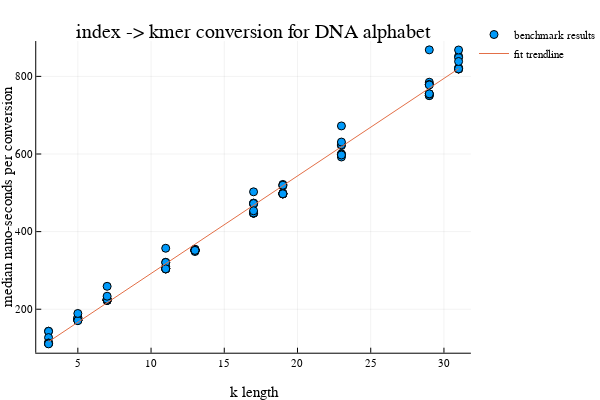

This figure's notebook cell:
### Code cell
xs = Float64[]
ys = Float64[]
subsampling_size = 10
for (k, result) in zip(ks, results)
    for time in rand(result.times, subsampling_size)
        push!(xs, k)
        push!(ys, time)
    end
end

p = StatsPlots.scatter(
    xs,
    ys,
    title = "index -> kmer conversion for DNA alphabet",
    ylabel="median nano-seconds per conversion",
    xlabel="k length",
    label="benchmark results",
    legend=:outertopright
)

linear_model = GLM.lm(GLM.@formula(y ~ x), DataFrames.DataFrame(x = xs, y = ys))
fit_xs = collect(minimum(xs):maximum(xs))
fit_ys = map(x -> GLM.coef(linear_model)[1] + GLM.coef(linear_model)[2] * x, fit_xs)

StatsPlots.plot!(p, 
    fit_xs,
    fit_ys,
    label="fit trendline"
)

### Figure 1 — Plotly figure (JSON) as saved in the notebook; plotly's stock layout.template omitted (floating-point values rounded to 4 significant figures)
{"data": [{"colorbar": {"title": ""}, "legendgroup": "benchmark results", "marker": {"color": "rgba(0, 154, 250, 1.000)", "line": {"color": "rgba(0, 0, 0, 1.000)", "width": 1}, "size": 8, "symbol": "circle"}, "mode": "markers", "name": "benchmark results", "showlegend": true, "type": "scatter", "x": [3, 3, 3, 3, 3, 3, 3, 3, 3, 3, 5, 5, 5, 5, 5, 5, 5, 5, 5, 5, 7, 7, 7, 7, 7, 7, 7, 7, 7, 7, 11, 11, 11, 11, 11, 11, 11, 11, 11, 11, 13, 13, 13, 13, 13, 13, 13, 13, 13, 13, 17, 17, 17, 17, 17, 17, 17, 17, 17, 17, 19, 19, 19, 19, 19, 19, 19, 19, 19, 19, 23, 23, 23, 23, 23, 23, 23, 23, 23, 23, 29, 29, 29, 29, 29, 29, 29, 29, 29, 29, 31, 31, 31, 31, 31, 31, 31, 31, 31, 31], "xaxis": "x1", "y": [112.5, 112.1, 111.7, 113.6, 143.5, 143.0, 127.0, 112.9, 112.1, 110.7, 171.9, 175.3, 172.1, 171.3, 172.3, 177.6, 172.2, 179.2, 170.6, 189.1, 225.1, 222.7, 222.9, 226.4, 223.6, 222.9, 259.1, 223.0, 225.5, 233.5, 304.7, 357.1, 309.5, 321.0, 304.9, 305.1, 303.8, 303.8, 320.6, 304.2, 350.7, 351.3, 352.1, 353.3, 348.7, 353.8, 354.5, 350.9, 351.5, 351.6, 473.5, 473.2, 447.3, 447.7, 471.1, 472.4, 502.6, 447.4, 448.4, 453.7, 497.8, 497.0, 497.3, 497.5, 517.8, 499.1, 521.6, 497.6, 497.5, 519.5, 598.4, 672.4, 597.8, 621.7, 600.3, 592.3, 598.4, 597.4, 623.9, 630.8, 750.5, 779.2, 755.2, 750.5, 785, 754.7, 779.3, 778, 755, 868.3, 818.8, 852, 819.4, 848.6, 819.4, 820.5, 822.1, 819.5, 868, 838.5], "yaxis": "y1", "zmax": null, "zmin": null}, {"colorbar": {"title": ""}, "legendgroup": "fit trendline", "line": {"color": "rgba(227, 111, 71, 1.000)", "dash": "solid", "shape": "linear", "width": 1}, "mode": "lines", "name": "fit trendline", "showlegend": true, "type": "scatter", "x": [3, 4, 5, 6, 7, 8, 9, 10, 11, 12, 13, 14, 15, 16, 17, 18, 19, 20, 21, 22, 23, 24, 25, 26, 27, 28, 29, 30, 31], "xaxis": "x1", "y": [116.2, 141.3, 166.4, 191.6, 216.7, 241.8, 267.0, 292.1, 317.2, 342.3, 367.5, 392.6, 417.7, 442.9, 468.0, 493.1, 518.3, 543.4, 568.5, 593.7, 618.8, 643.9, 669.1, 694.2, 719.3, 744.5, 769.6, 794.7, 819.9], "yaxis": "y1", "zmax": null, "zmin": null}], "layout": {"annotations": [{"font": {"color": "rgba(0, 0, 0, 1.000)", "family": "sans-serif", "size": 20}, "rotation": 0, "showarrow": false, "text": "index -> kmer conversion for DNA alphabet", "x": 0.535, "xanchor": "center", "xref": "paper", "y": 1, "yanchor": "top", "yref": "paper"}], "height": 400, "legend": {"bgcolor": "rgba(255, 255, 255, 1.000)", "bordercolor": "rgba(0, 0, 0, 1.000)", "font": {"color": "rgba(0, 0, 0, 1.000)", "family": "sans-serif", "size": 11}, "tracegroupgap": 0, "x": 1, "y": 1}, "margin": {"b": 20, "l": 0, "r": 0, "t": 20}, "paper_bgcolor": "rgba(255, 255, 255, 1.000)", "plot_bgcolor": "rgba(255, 255, 255, 1.000)", "showlegend": true, "width": 600, "xaxis": {"anchor": "y1", "domain": [0.07647, 0.9934], "gridcolor": "rgba(0, 0, 0, 0.100)", "gridwidth": 0.5, "linecolor": "rgba(0, 0, 0, 1.000)", "mirror": false, "range": [2.16, 31.84], "showgrid": true, "showline": true, "showticklabels": true, "tickangle": 0, "tickcolor": "rgb(0, 0, 0)", "tickfont": {"color": "rgba(0, 0, 0, 1.000)", "family": "sans-serif", "size": 11}, "tickmode": "array", "ticks": "inside", "ticktext": ["5", "10", "15", "20", "25", "30"], "tickvals": [5, 10, 15, 20, 25, 30], "title": "k length", "titlefont": {"color": "rgba(0, 0, 0, 1.000)", "family": "sans-serif", "size": 15}, "type": "-", "visible": true, "zeroline": false, "zerolinecolor": "rgba(0, 0, 0, 1.000)"}, "yaxis": {"anchor": "x1", "domain": [0.07581, 0.9415], "gridcolor": "rgba(0, 0, 0, 0.100)", "gridwidth": 0.5, "linecolor": "rgba(0, 0, 0, 1.000)", "mirror": false, "range": [87.99, 891.1], "showgrid": true, "showline": true, "showticklabels": true, "tickangle": 0, "tickcolor": "rgb(0, 0, 0)", "tickfont": {"color": "rgba(0, 0, 0, 1.000)", "family": "sans-serif", "size": 11}, "tickmode": "array", "ticks": "inside", "ticktext": ["200", "400", "600", "800"], "tickvals": [200, 400, 600, 800], "title": "median nano-seconds per conversion", "titlefont": {"color": "rgba(0, 0, 0, 1.000)", "family": "sans-serif", "size": 15}, "type": "-", "visible": true, "zeroline": false, "zerolinecolor": "rgba(0, 0, 0, 1.000)"}}}
